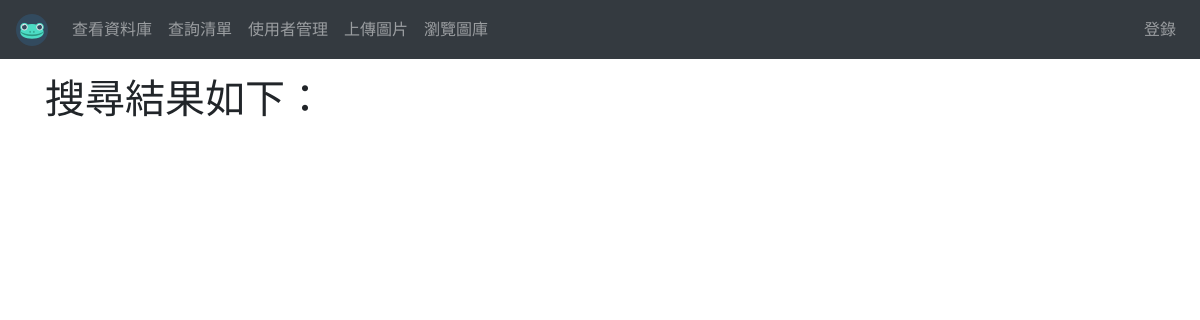
Before: /Views/SearchResult.php?keyword=台灣八角 (signed in) with the older database file.
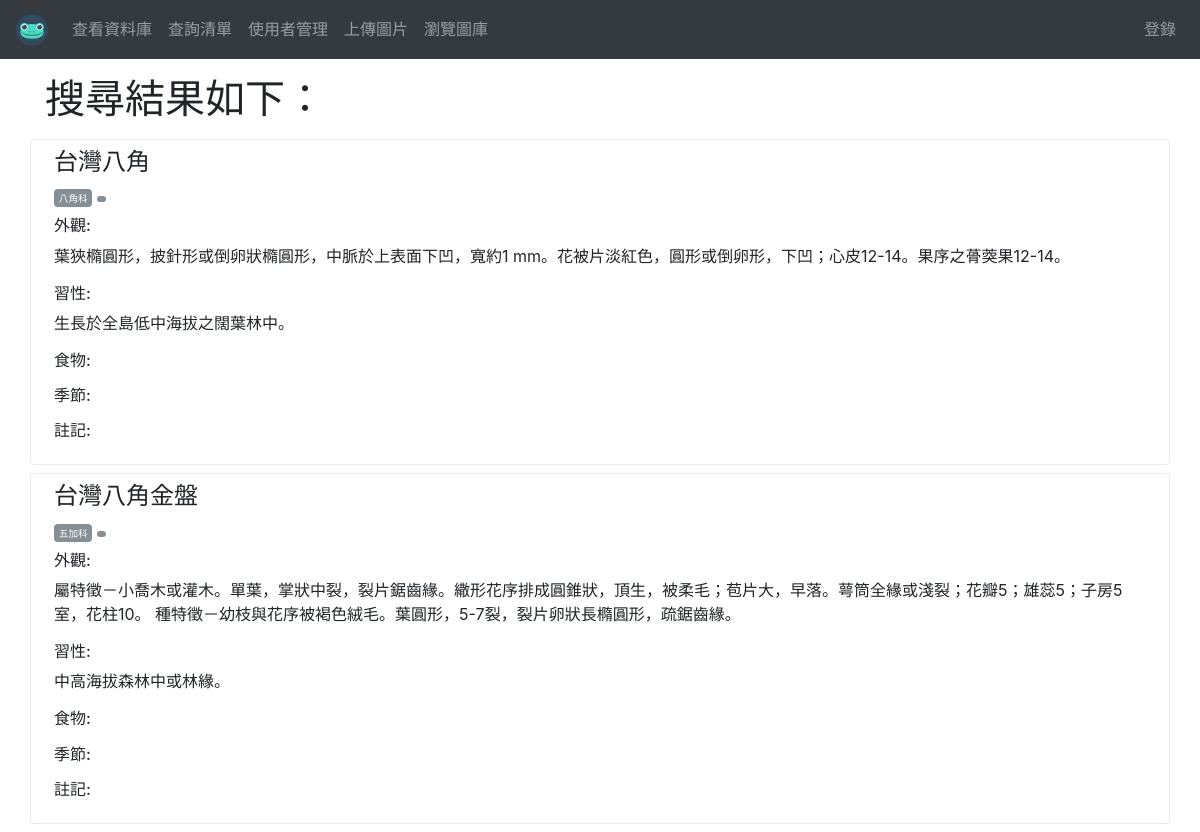
After: the same page with the newer database file.
### tables this page shows
CREATE TABLE `library` (
  `id` int(11) NOT NULL,
  `organismname` varchar(100) NOT NULL,
  `label` varchar(30) DEFAULT NULL,
  `family` varchar(30) DEFAULT NULL,
  `genus` varchar(30) DEFAULT NULL,
  `food` varchar(50) DEFAULT NULL,
  `season` varchar(20) DEFAULT NULL,
  `status` text,
  `habitat` text,
  `note` text,
  `createtime` datetime NOT NULL DEFAULT CURRENT_TIMESTAMP
);

### Modules/Function.php (called while the page is built, shortened)
<?php
    function searchEcology($Keyword = "%", $Label = "%", $Family = "%", $Genus = "%") {
        global $conn;
        if($Keyword != "%") {
            $Keyword = "%" . mysqli_real_escape_string($conn, $Keyword) . "%";
        }
        if($Label != "%") {
            $Label = "%" . mysqli_real_escape_string($conn, $Label) . "%";
        }
        if($Family != "%") {
            $Family = "%" . mysqli_real_escape_string($conn, $Family) . "%";
        }
        if($Genus != "%") {
            $Genus = "%" . mysqli_real_escape_string($conn, $Genus) . "%";
        }
        $sql = "SELECT * FROM `library` WHERE `label` LIKE '$Label' AND `family` LIKE '$Family' AND  (`genus` LIKE '$Genus' OR `genus` IS NULL) AND (`organismname` LIKE '$Keyword' OR `food` LIKE '$Keyword' OR `season` LIKE '$Keyword' OR `status` LIKE '$Keyword' OR `habitat` LIKE '$Keyword')";
        return mysqli_query($conn, $sql);
    }
?>

### Views/SearchResult.php (the view, shortened to what this page needs)
<?php
include 'header.php';
require "../Modules/Function.php";
?>
<div class="container mt-3">
<?php
$keyword = $_REQUEST['keyword'];
$label = $_REQUEST['label'];
$family = $_REQUEST['family'];
$genus = $_REQUEST['genus'];
echo "<h1>搜尋結果如下：</h1>";
echo '<div class="row mt-3">';
$results = searchEcology($keyword, $label, $family, $genus);
while ($row = mysqli_fetch_array($results)) {
  echo '<div class="col-12">
          <div class="row border rounded mb-2 p-2">
            <!-- <div class="col-md-3 mb-2 mb-md-0">
                <img width="150px" class="border rounded img-fluid" src="https://sdl-stickershop.line.naver.jp/products/0/0/1//1035020/LINEStorePC/main.png" alt="photo in data">
            </div> -->
            <div class="col-md-12">
              <h4>',$row["organismname"],'</h4>
              <span class="badge badge-secondary"><small>',$row["family"],'</small></span>
              <span class="badge badge-secondary"><small>',$row["genus"],'</small></span>
              <h6 class="mt-2">外觀:</h6>
              <p>',$row["status"],'</p>
              <h6>習性:</h6>
              <p>',$row["habitat"],'</p>
              <h6>食物:</h6>
              <p>',$row["food"],'</p>
              <h6>季節:</h6>
              <p>',$row["season"],'</p>
              <h6>註記:</h6>
              <p>',$row["note"],'</p>
            </div>
          </div>
        </div>';
}
echo "</div>"
?>
</div>
<?php
include 'footer.php';
?>

### Views/header.php (shortened to what this page needs)
<!DOCTYPE html>
<head>
  <link rel="stylesheet" href="../css/bootstrap.min.css">
  <link rel="stylesheet" href="https://maxcdn.bootstrapcdn.com/font-awesome/4.7.0/css/font-awesome.min.css">
</head>
<nav class="sticky-top navbar navbar-expand-lg navbar-dark bg-dark">
  <a class="navbar-brand" href="../Views/index.php">
    <img src="../img/frog.png" alt="forg_icon" width="32px">
  </a>
  <div class="collapse navbar-collapse" id="navbarSupportedContent">
    <ul class="navbar-nav mr-auto">
      <li class="nav-item">
        <a class="nav-link" href="../Views/SearchView.php">查看資料庫</a>
      </li>
      <li class="nav-item">
        <a class="nav-link" href="../Views/SearchUI.php">查詢清單</a>
      </li>
      <li class="nav-item">
        <a class="nav-link" href="../Views/userinfo.php">使用者管理</a>
      </li>
      <li class="nav-item">
        <a class="nav-link" href="../Views/photoupload.php">上傳圖片</a>
      </li>
      <li class="nav-item">
        <a class="nav-link" href="../Views/photoview.php">瀏覽圖庫</a>
      </li>
    </ul>
    <ul class="navbar-nav">
      <li class="nav-item">
        <a class="nav-link" href='loginForm.php'>
          <?php
            if (isset($_SESSION['uID']) && $_SESSION['uID'] === true) {
              echo "登出";
            } else {
              echo "登錄";
            }
          ?>
        </a>
      </li>
    </ul>
  </div>
</nav>
<body>

### Views/footer.php (shortened to what this page needs)
<ul class="share">
</ul>
  </body>
</html>

### Views/header.php (style rules this page uses)
.share { position: fixed; bottom: 45px; right: 10px; z-index: 9999; list-style: none; padding: 0 !important; }

Changed rows visible on the page:
added library: organismname "台灣八角", family "八角科", status "葉狹橢圓形，披針形或倒卵狀橢圓形，中脈於上表面下凹，寬約1 mm。花被片淡紅色，圓形或倒卵形，下凹；心皮12-14。果序之蓇葖果12-14。", habitat "生長於全島低中海拔之闊葉林中。"
added library: organismname "台灣八角金盤", family "五加科", status "屬特徵－小喬木或灌木。單葉，掌狀中裂，裂片鋸齒緣。繖形花序排成圓錐狀，頂生，被柔毛；苞片大，早落。萼筒全緣或淺裂；花瓣5；雄蕊5；子房5室，花柱10。 種特徵－幼枝與花序被褐色絨毛。葉圓形，5-7裂，裂片卵狀長橢圓形，疏鋸齒緣。", habitat "中高海拔森林中或林緣。"
